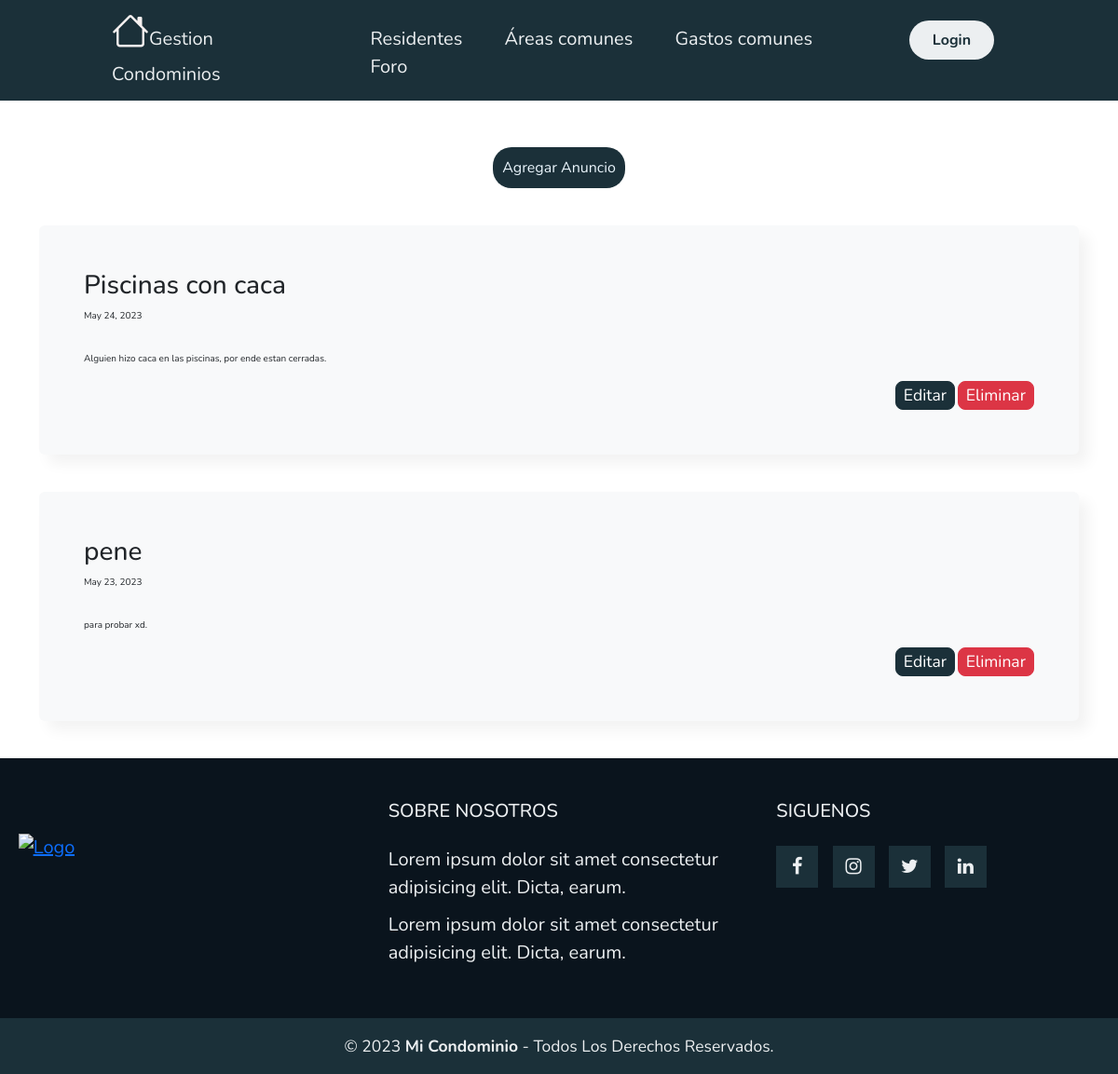
The page /Foro/ on the database as committed earlier.
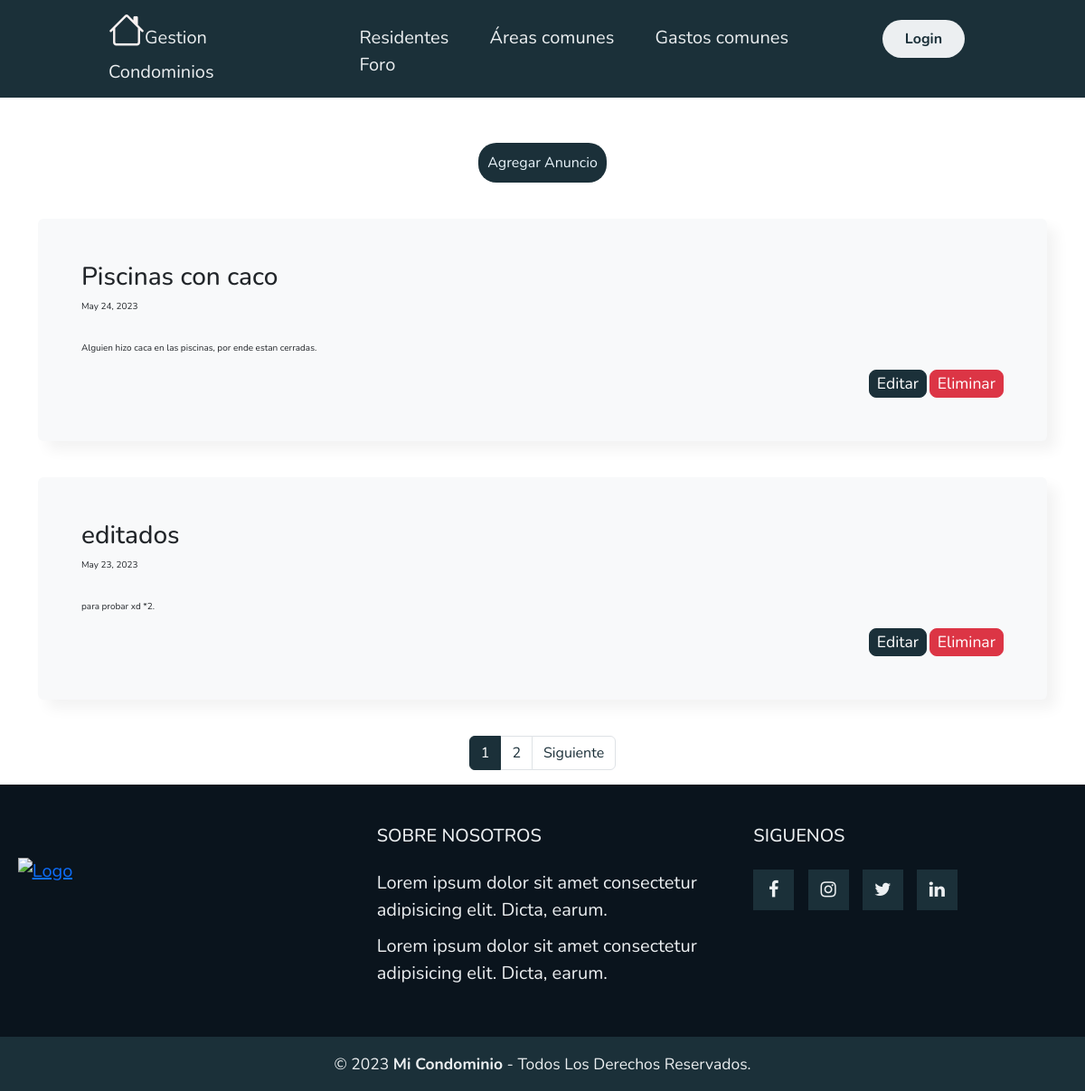
The same page on the database as committed later.
### myapp/models.py (models this page shows, shortened)
class Anuncio(models.Model):
    titulo = models.CharField(max_length=50)
    descripcion = models.CharField(max_length=200)
    fecha = models.DateField(default=date.today)

### myapp/views.py (the view)
# urls.py: path('Foro/',Foro,name="Foro"),
def Foro(request):
    data = Anuncio.objects.all()
    page = request.GET.get('page', 1)
    try:
        paginator = Paginator(data, 2)
        data = paginator.page(page)
    except:
        raise Http404
    return render(request, 'myapp/Anuncios/Foro.html',{'entity' : data,  'paginator':paginator})

### myapp/templates/myapp/Anuncios/Foro.html (shortened to what this page needs)
{% extends 'myapp/base.html' %}
{% block contenido %}
{% load static %}
<div style=" display: flex; align-items: center; justify-content: center; margin-top: 50px;">
    <a style="color: #e9f4fb; outline: none; background-color: #1b3039; border-radius: 20px; padding: 10px 10px 10px; text-decoration: none; "
    href="{% url 'CrearAnuncio' %}">Agregar Anuncio
    </a>
</div>
<main class="container" style="margin-top: 20px; margin-bottom: 20px; font-size: 10px;">
    {% for entity in entity %}
    <div class="bg-body-tertiary p-5 rounded" style="margin-top: 40px; margin-bottom: 40px;box-shadow: 10px 10px 15px rgba(0, 0, 0, 0.05);">
        <h3>{{ entity.titulo }}</h3>
        <p>{{ entity.fecha }}</p>
        <br>
        <p class="">{{ entity.descripcion }}.</p>
            <div class="d-flex justify-content-end">
        <a class="btn btn-lg btn-primary" href="{% url 'ModificarAnucio' entity.id %}" role="button">Editar</a> &nbsp;
        <a class="btn btn-lg btn-danger" href="#" role="button">Eliminar</a>
    </div>
    </div>
    {% endfor %}
</main>
<div>
    {% include 'myapp/Paginator.html' %}
</div>
{% endblock %}

Rows that differ between the two databases and show on the page:
changed Anuncio "Alguien hizo caca en las piscinas, por ende estan cerradas": titulo "Piscinas con caca" → "Piscinas con caco"
changed Anuncio: titulo "pene" → "editados"; descripcion "para probar xd" → "para probar xd *2"
Other text that changed with them:
new list line: "1"
new list line: "2"
text now shown: "Siguiente"
